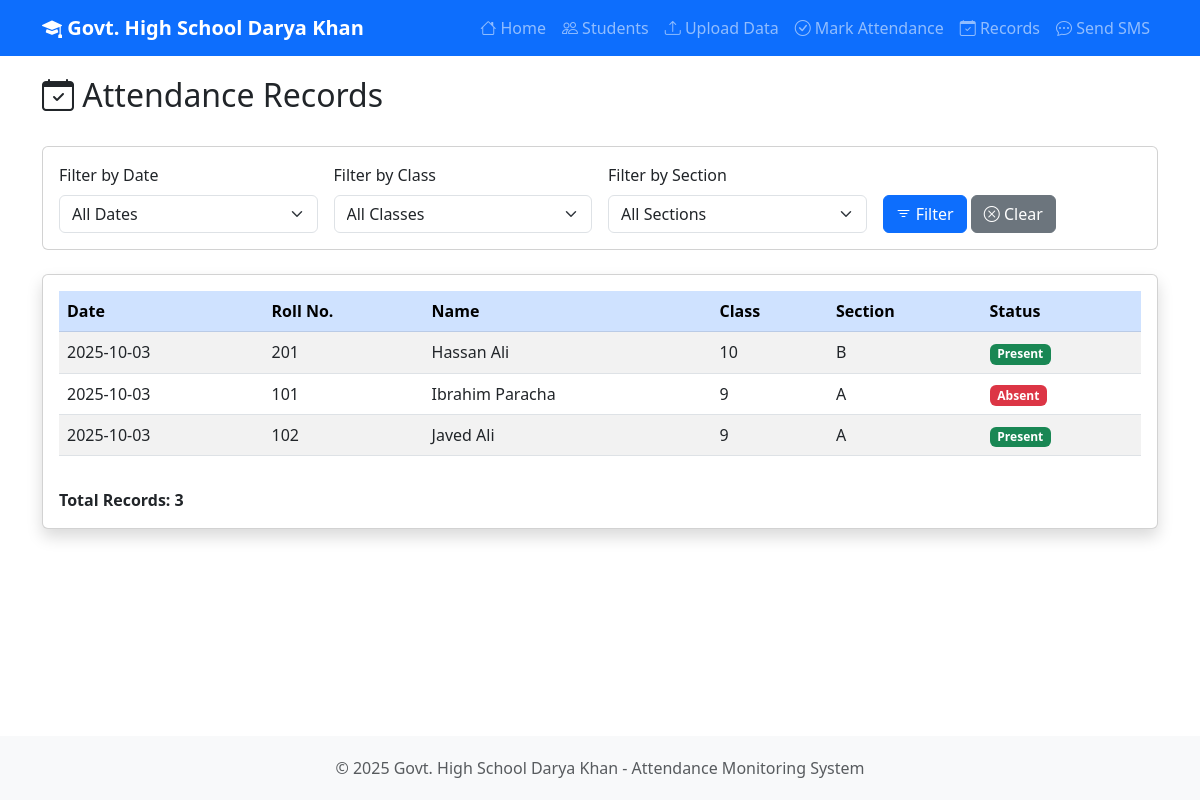
Page /records on the committed database.
### tables this page shows
CREATE TABLE attendance (
            id INTEGER PRIMARY KEY AUTOINCREMENT,
            student_id INTEGER NOT NULL,
            date TEXT NOT NULL,
            status TEXT NOT NULL,
            FOREIGN KEY (student_id) REFERENCES students (id),
            UNIQUE(student_id, date)
        );

CREATE TABLE students (
            id INTEGER PRIMARY KEY AUTOINCREMENT,
            name TEXT NOT NULL,
            roll_number TEXT NOT NULL UNIQUE,
            class TEXT NOT NULL,
            section TEXT NOT NULL,
            parent_name TEXT NOT NULL,
            parent_contact TEXT NOT NULL
        );

### app.py (the view)
@app.route('/records')
def records():
    date_filter = request.args.get('date', '')
    class_filter = request.args.get('class', '')
    section_filter = request.args.get('section', '')
    conn = get_db()
    cursor = conn.cursor()
    cursor.execute('SELECT DISTINCT class FROM students ORDER BY class')
    classes = [row['class'] for row in cursor.fetchall()]
    cursor.execute('SELECT DISTINCT section FROM students ORDER BY section')
    sections = [row['section'] for row in cursor.fetchall()]
    cursor.execute('SELECT DISTINCT date FROM attendance ORDER BY date DESC')
    dates = [row['date'] for row in cursor.fetchall()]
    query = '''
        SELECT s.name, s.roll_number, s.class, s.section, a.date, a.status
        FROM attendance a
        JOIN students s ON a.student_id = s.id
        WHERE 1=1
    '''
    params = []
    if date_filter:
        query += ' AND a.date = ?'
        params.append(date_filter)
    if class_filter:
        query += ' AND s.class = ?'
        params.append(class_filter)
    if section_filter:
        query += ' AND s.section = ?'
        params.append(section_filter)
    query += ' ORDER BY a.date DESC, s.class, s.section, s.roll_number'
    cursor.execute(query, params)
    records = cursor.fetchall()
    conn.close()
    return render_template('records.html', records=records, dates=dates, classes=classes,
                         sections=sections, date_filter=date_filter, class_filter=class_filter,
                         section_filter=section_filter)

### app.py (called while the page is built)
def get_db():
    conn = sqlite3.connect(DATABASE)
    conn.row_factory = sqlite3.Row
    return conn

### templates/records.html (shortened to what this page needs)
{% extends "base.html" %}
{% block content %}
<div class="row mb-4">
    <div class="col-md-12">
        <h2><i class="bi bi-calendar-check"></i> Attendance Records</h2>
    </div>
</div>
<div class="row mb-4">
    <div class="col-md-12">
        <div class="card">
            <div class="card-body">
                <form method="GET" class="row g-3">
                    <div class="col-md-3">
                        <label for="date" class="form-label">Filter by Date</label>
                        <select class="form-select" id="date" name="date">
                            <option value="">All Dates</option>
                        </select>
                    </div>
                    <div class="col-md-3">
                        <label for="class" class="form-label">Filter by Class</label>
                        <select class="form-select" id="class" name="class">
                            <option value="">All Classes</option>
                        </select>
                    </div>
                    <div class="col-md-3">
                        <label for="section" class="form-label">Filter by Section</label>
                        <select class="form-select" id="section" name="section">
                            <option value="">All Sections</option>
                        </select>
                    </div>
                    <div class="col-md-3">
                        <label class="form-label">&nbsp;</label>
                        <div>
                            <button type="submit" class="btn btn-primary">
                                <i class="bi bi-filter"></i> Filter
                            </button>
                            <a href="{{ url_for('records') }}" class="btn btn-secondary">
                                <i class="bi bi-x-circle"></i> Clear
                            </a>
                        </div>
                    </div>
                </form>
            </div>
        </div>
    </div>
</div>
<div class="row">
    <div class="col-md-12">
        <div class="card shadow">
            <div class="card-body">
                {% if records %}
                <div class="table-responsive">
                    <table class="table table-striped table-hover">
                        <thead class="table-primary">
                            <tr>
                                <th>Date</th>
                                <th>Roll No.</th>
                                <th>Name</th>
                                <th>Class</th>
                                <th>Section</th>
                                <th>Status</th>
                            </tr>
                        </thead>
                        <tbody>
                            {% for record in records %}
                            <tr>
                                <td>{{ record['date'] }}</td>
                                <td>{{ record['roll_number'] }}</td>
                                <td>{{ record['name'] }}</td>
                                <td>{{ record['class'] }}</td>
                                <td>{{ record['section'] }}</td>
                                <td>
                                    {% if record['status'] == 'present' %}
                                    <span class="badge bg-success">Present</span>
                                    {% else %}
                                    <span class="badge bg-danger">Absent</span>
                                    {% endif %}
                                </td>
                            </tr>
                            {% endfor %}
                        </tbody>
                    </table>
                </div>
                <div class="mt-3">
                    <strong>Total Records: {{ records|length }}</strong>
                </div>
                {% else %}
                <div class="alert alert-info" role="alert">
                    <i class="bi bi-info-circle"></i> No attendance records found. Please mark attendance first.
                </div>
                {% endif %}
            </div>
        </div>
    </div>
</div>
{% endblock %}

### templates/base.html (style rules this page uses)
body { min-height: 100vh; display: flex; flex-direction: column; }

### rows in the picture
attendance: date "2025-10-03", roll_number "201", name "Hassan Ali", class "10", section "B", status "Present"
attendance: date "2025-10-03", roll_number "101", name "Ibrahim Paracha", class "9", section "A", status "Absent"
attendance: date "2025-10-03", roll_number "102", name "Javed Ali", class "9", section "A", status "Present"

### other values in the picture
{{ records|length }} "3"
